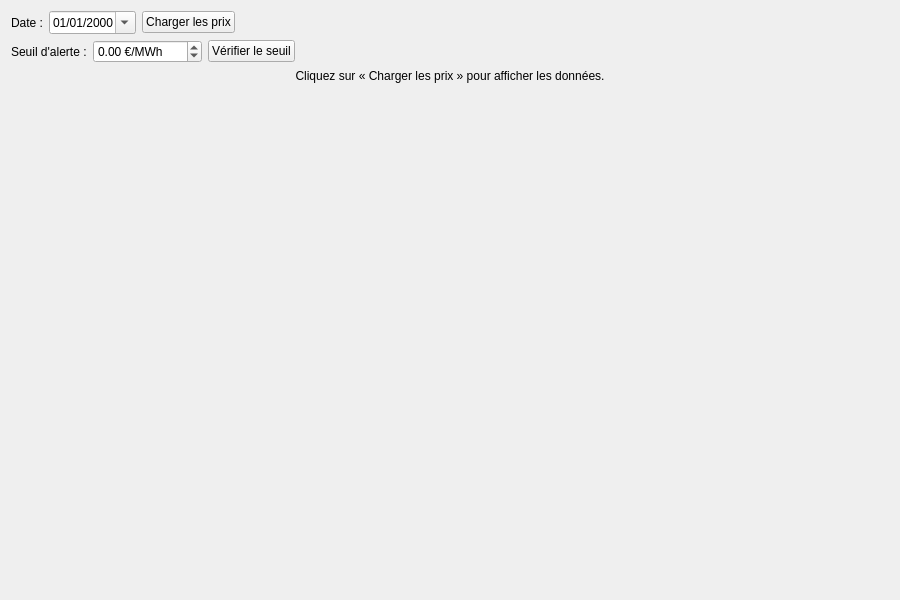
<?xml version="1.0" encoding="UTF-8"?>
<ui version="4.0">
 <class>PricesTab</class>
 <widget class="QWidget" name="PricesTab">
  <property name="geometry">
   <rect><x>0</x><y>0</y><width>900</width><height>600</height></rect>
  </property>
  <layout class="QVBoxLayout" name="verticalLayout">
   <!-- Barre de contrôle : date + bouton charger -->
   <item>
    <layout class="QHBoxLayout" name="top_row">
     <item>
      <widget class="QLabel" name="lbl_date_label"><property name="text"><string>Date :</string></property></widget>
     </item>
     <item>
      <widget class="QDateEdit" name="date_edit">
       <property name="calendarPopup"><bool>true</bool></property>
       <property name="minimumWidth"><number>130</number></property>
       <property name="displayFormat"><string>dd/MM/yyyy</string></property>
      </widget>
     </item>
     <item>
      <widget class="QPushButton" name="btn_load">
       <property name="text"><string>Charger les prix</string></property>
      </widget>
     </item>
     <item>
      <spacer name="top_spacer">
       <property name="orientation"><enum>Qt::Horizontal</enum></property>
       <property name="sizeHint" stdset="0"><size><width>40</width><height>20</height></size></property>
      </spacer>
     </item>
    </layout>
   </item>
   <!-- Barre de seuil d'alerte -->
   <item>
    <layout class="QHBoxLayout" name="threshold_row">
     <item>
      <widget class="QLabel" name="lbl_threshold"><property name="text"><string>Seuil d'alerte :</string></property></widget>
     </item>
     <item>
      <widget class="QDoubleSpinBox" name="spn_threshold">
       <property name="minimum"><double>-500.000000000000000</double></property>
       <property name="maximum"><double>500.000000000000000</double></property>
       <property name="suffix"><string> €/MWh</string></property>
       <property name="decimals"><number>2</number></property>
       <property name="value"><double>0.000000000000000</double></property>
      </widget>
     </item>
     <item>
      <widget class="QPushButton" name="btn_check_threshold">
       <property name="text"><string>Vérifier le seuil</string></property>
      </widget>
     </item>
     <item>
      <spacer name="threshold_spacer">
       <property name="orientation"><enum>Qt::Horizontal</enum></property>
       <property name="sizeHint" stdset="0"><size><width>40</width><height>20</height></size></property>
      </spacer>
     </item>
    </layout>
   </item>
   <!-- Label d'information (min/max/heures négatives) -->
   <item>
    <widget class="QLabel" name="lbl_info">
     <property name="text"><string>Cliquez sur « Charger les prix » pour afficher les données.</string></property>
     <property name="alignment"><set>Qt::AlignCenter</set></property>
    </widget>
   </item>
   <!-- Conteneur pour le graphique matplotlib (ajouté dynamiquement) -->
   <item>
    <widget class="QWidget" name="canvas_container">
     <property name="sizePolicy">
      <sizepolicy hsizetype="Expanding" vsizetype="Expanding">
       <horstretch>0</horstretch>
       <verstretch>1</verstretch>
      </sizepolicy>
     </property>
     <layout class="QVBoxLayout" name="canvas_layout"/>
    </widget>
   </item>
  </layout>
 </widget>
 <resources/>
 <connections/>
</ui>
